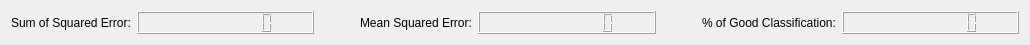
   <widget class="QWidget" name="horizontalLayoutWidget_10">
    <property name="geometry">
     <rect>
      <x>430</x>
      <y>50</y>
      <width>1030</width>
      <height>41</height>
     </rect>
    </property>
    <layout class="QHBoxLayout" name="horizontalLayout_11">
     <item>
      <widget class="QLabel" name="label_SSE">
       <property name="sizePolicy">
        <sizepolicy hsizetype="Preferred" vsizetype="Preferred">
         <horstretch>0</horstretch>
         <verstretch>0</verstretch>
        </sizepolicy>
       </property>
       <property name="text">
        <string>Sum of Squared Error:</string>
       </property>
      </widget>
     </item>
     <item>
      <widget class="QLCDNumber" name="lcdNumber_SSE">
       <property name="sizePolicy">
        <sizepolicy hsizetype="Minimum" vsizetype="Minimum">
         <horstretch>1</horstretch>
         <verstretch>0</verstretch>
        </sizepolicy>
       </property>
       <property name="minimumSize">
        <size>
         <width>175</width>
         <height>0</height>
        </size>
       </property>
       <property name="layoutDirection">
        <enum>Qt::LeftToRight</enum>
       </property>
       <property name="lineWidth">
        <number>1</number>
       </property>
       <property name="smallDecimalPoint">
        <bool>true</bool>
       </property>
       <property name="digitCount">
        <number>8</number>
       </property>
       <property name="intValue" stdset="0">
        <number>0</number>
       </property>
      </widget>
     </item>
     <item>
      <spacer name="horizontalSpacer_7">
       <property name="orientation">
        <enum>Qt::Horizontal</enum>
       </property>
       <property name="sizeHint" stdset="0">
        <size>
         <width>40</width>
         <height>20</height>
        </size>
       </property>
      </spacer>
     </item>
     <item>
      <widget class="QLabel" name="label_MSE">
       <property name="sizePolicy">
        <sizepolicy hsizetype="Preferred" vsizetype="Preferred">
         <horstretch>0</horstretch>
         <verstretch>0</verstretch>
        </sizepolicy>
       </property>
       <property name="text">
        <string>Mean Squared Error:</string>
       </property>
      </widget>
     </item>
     <item>
      <widget class="QLCDNumber" name="lcdNumber_MSE">
       <property name="sizePolicy">
        <sizepolicy hsizetype="Preferred" vsizetype="Minimum">
         <horstretch>1</horstretch>
         <verstretch>0</verstretch>
        </sizepolicy>
       </property>
       <property name="minimumSize">
        <size>
         <width>175</width>
         <height>0</height>
        </size>
       </property>
       <property name="layoutDirection">
        <enum>Qt::LeftToRight</enum>
       </property>
       <property name="lineWidth">
        <number>1</number>
       </property>
       <property name="smallDecimalPoint">
        <bool>true</bool>
       </property>
       <property name="digitCount">
        <number>8</number>
       </property>
      </widget>
     </item>
     <item>
      <spacer name="horizontalSpacer_6">
       <property name="orientation">
        <enum>Qt::Horizontal</enum>
       </property>
       <property name="sizeHint" stdset="0">
        <size>
         <width>40</width>
         <height>20</height>
        </size>
       </property>
      </spacer>
     </item>
     <item>
      <widget class="QLabel" name="label_PGC">
       <property name="text">
        <string>% of Good Classification:</string>
       </property>
      </widget>
     </item>
     <item>
      <widget class="QLCDNumber" name="lcdNumber_percentageOfGoodClassification">
       <property name="sizePolicy">
        <sizepolicy hsizetype="Minimum" vsizetype="Minimum">
         <horstretch>1</horstretch>
         <verstretch>0</verstretch>
        </sizepolicy>
       </property>
       <property name="minimumSize">
        <size>
         <width>175</width>
         <height>0</height>
        </size>
       </property>
       <property name="font">
        <font>
         <pointsize>13</pointsize>
         <weight>75</weight>
         <bold>true</bold>
        </font>
       </property>
       <property name="layoutDirection">
        <enum>Qt::LeftToRight</enum>
       </property>
       <property name="lineWidth">
        <number>1</number>
       </property>
       <property name="smallDecimalPoint">
        <bool>true</bool>
       </property>
       <property name="digitCount">
        <number>8</number>
       </property>
      </widget>
     </item>
    </layout>
   </widget>
